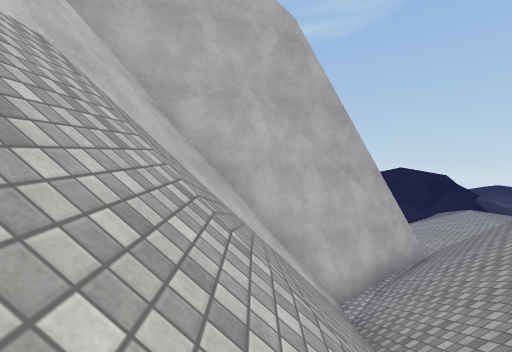
view 1 (above)

20 first-person views from a walk through a Unity game level. The camera is 1.4 m above the floor, looks level and sees 85° across. The floor is counted in squares, 2 m on a side. Each view is taken from the middle of a square. On the plan, view 1 faces up. The plan holds only what a view shows up to about 9 squares ahead; the rest is blank. The place goes on beyond the plan. The player character is not drawn. Surface patterns are stand-ins for the level's own textures.

view 2
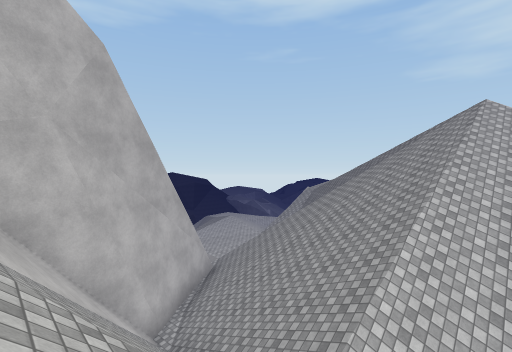

view 3
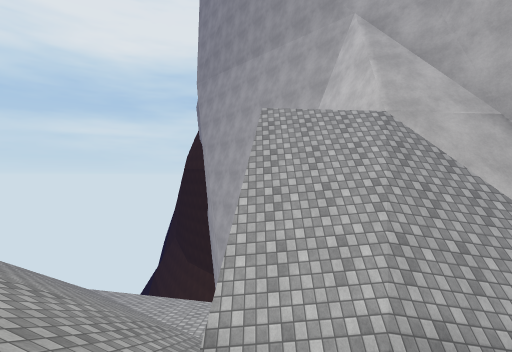

view 4
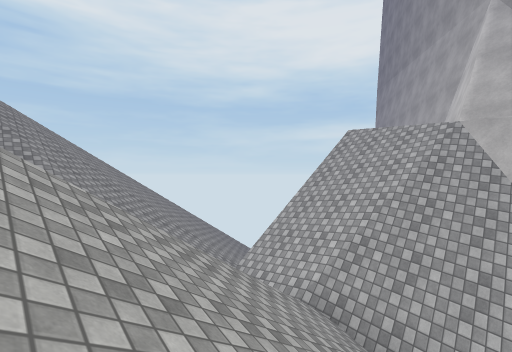

view 5
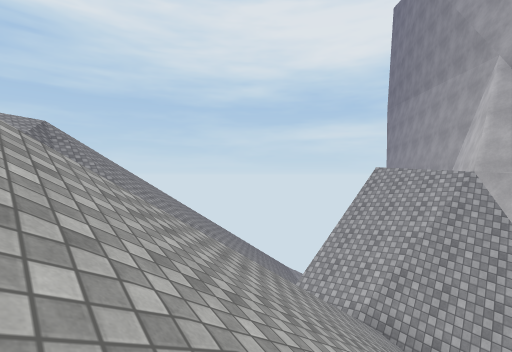

view 6
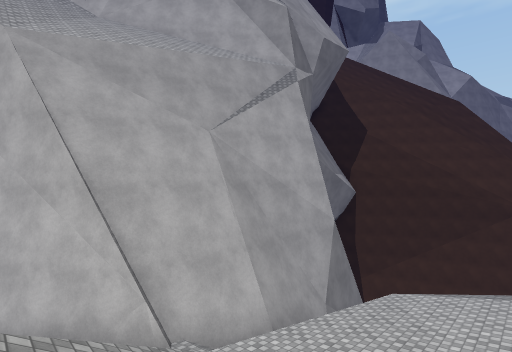

view 7
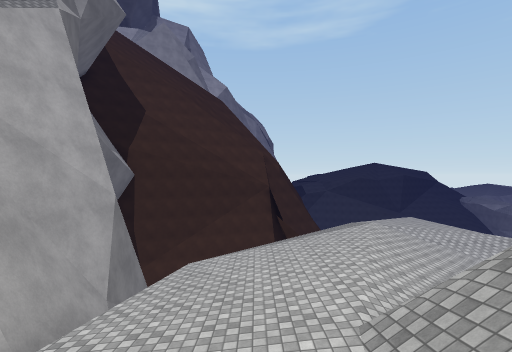

view 8
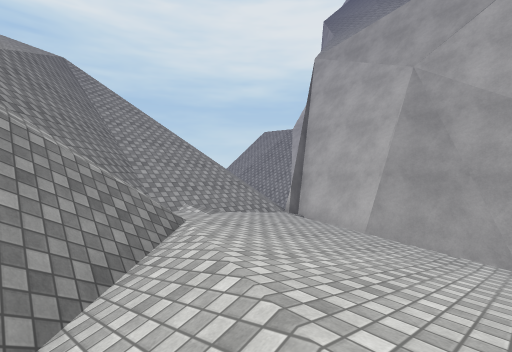

view 9
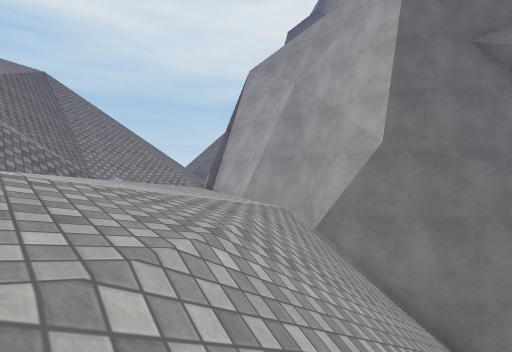

view 10
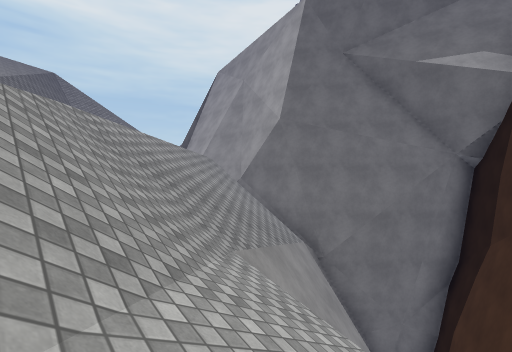

view 11
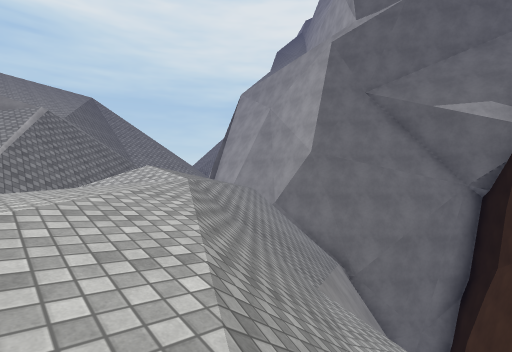

view 12
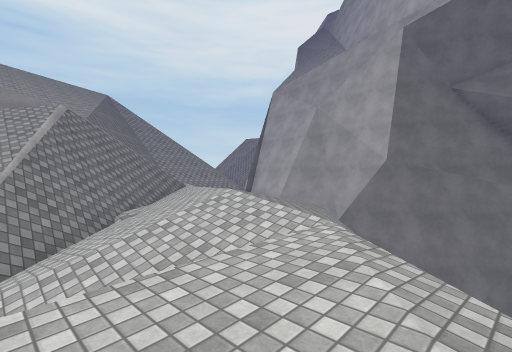

view 13
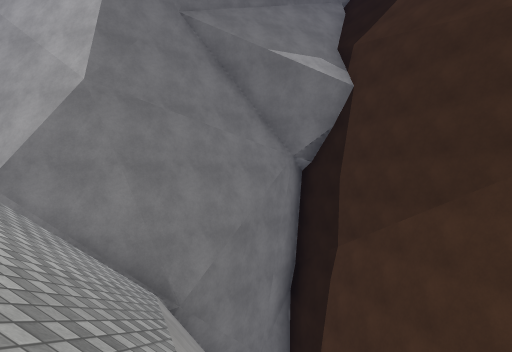

view 14
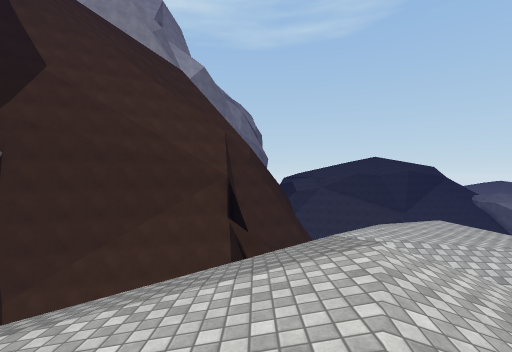

view 15
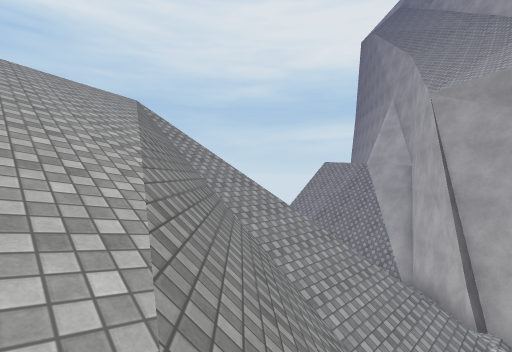

view 16
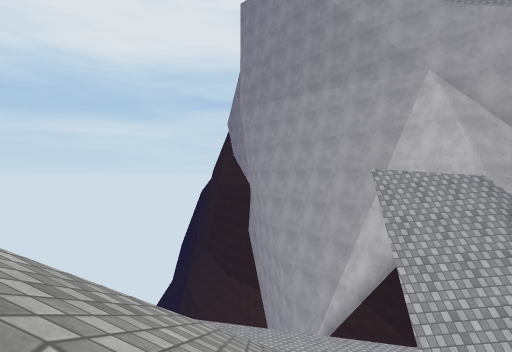

view 17
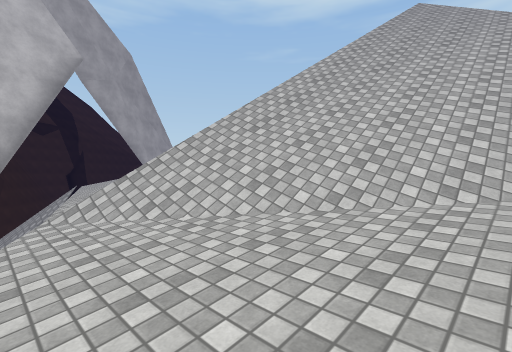

view 18
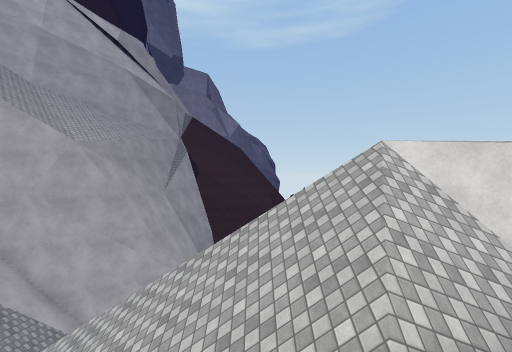

view 19
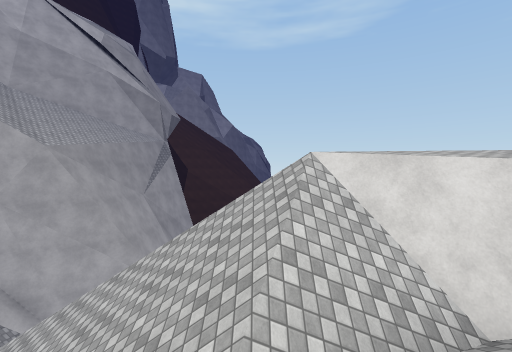

view 20
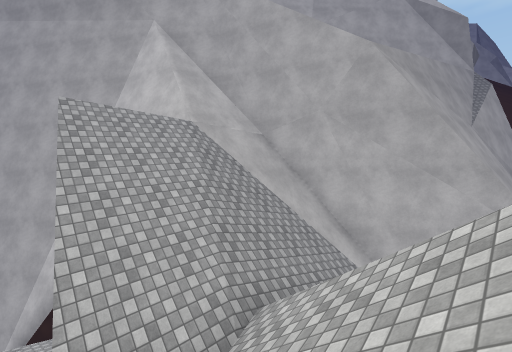

### Floor plan
Key: @ floor where view 1 was taken; # wall or solid block; . main floor; : floor 0.75 m higher than the main floor; - floor 0.75 m lower than the main floor; _ floor 1.5 m lower than the main floor; < floor 2.25 m lower than the main floor; + floor 10.5 m higher than the main floor; / step, stairs or slope; = window, fence, low wall or low ledge; v drop or lower ground.
Columns run from 7 left of view 1 to 16 right of it. Each row starts with its distance up from view 1.
 21           ####     / /
 20         ###vv   v////.
 19         #vv      ///...
 18         ###  vvvv///...
 17           ##vv/////....
 16            ##/////////./
 15             #/////://///
 14             # //.::///
 13             # ...:////
 12             #v...:////
 11            ##...://///
 10            ##...://///
  9            #/..://////
  8           ##//////////
  7         ###//////////
  6       ###-///////////
  5     ###=////////////
  4     ##=/////////////
  3    ##///////////////
  2    #v///////////////
  1   ##=////////////+++
  0 ### ///@/ ///////##
 -1 vv  __-/////  ////
 -2    v__//////
 -3    v_//////// //
 -4    //////////
 -5   v//// ///////
 -6   v///////////+
 -7   <</////////
 -8   <<_////////
 -9   <<_///////

Positions as (right, up) in squares from view 1, and headings:
1: (0, 0), facing up
2: (-1, 0), facing up-right
3: (4, 0), facing left
4: (5, 4), facing down-left
5: (7, 4), facing down-left
6: (9, 6), facing up-left
7: (8, 7), facing up
8: (11, 13), facing down-left
9: (11, 17), facing down-left
10: (12, 21), facing down-left
11: (14, 21), facing down-left
12: (14, 18), facing down-left
13: (10, 18), facing left
14: (10, 12), facing up
15: (12, 9), facing down-left
16: (5, -3), facing left
17: (-5, -9), facing up-right
18: (7, -3), facing up
19: (8, -3), facing up
20: (4, -1), facing up-left
